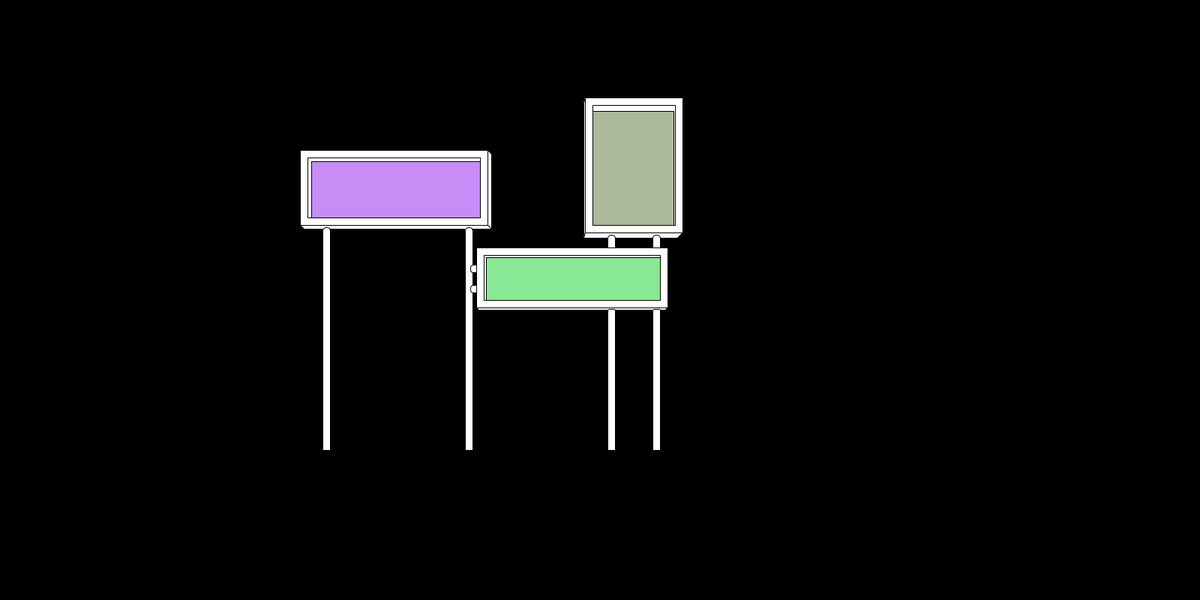
Frame 1 (no input)
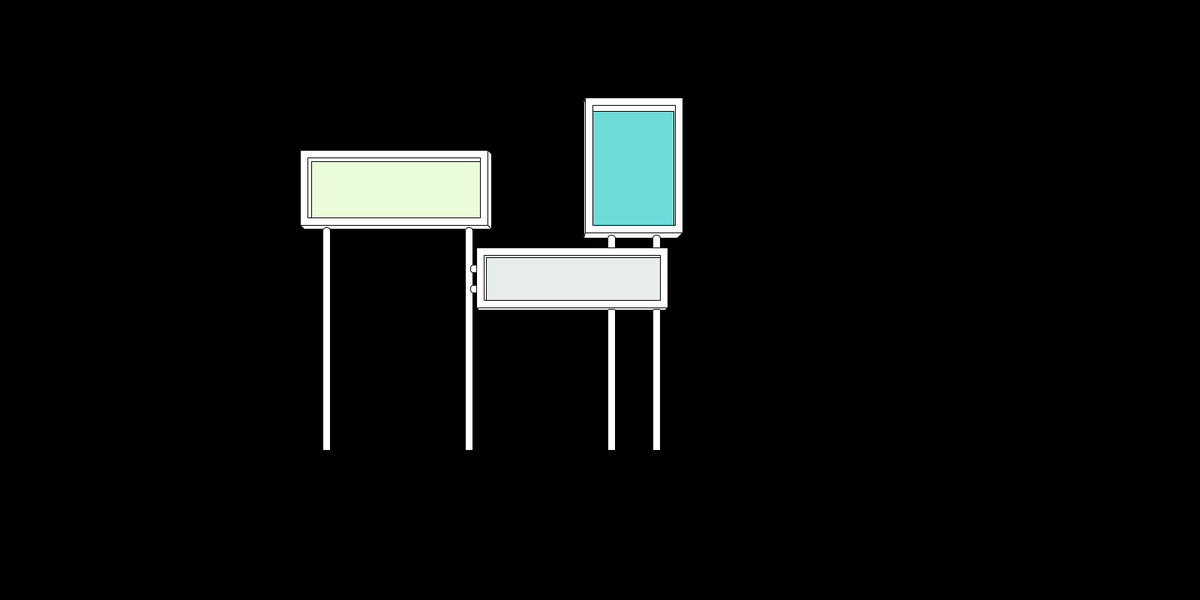
Frame 60 (the mouse pressed at the canvas centre just before this capture)
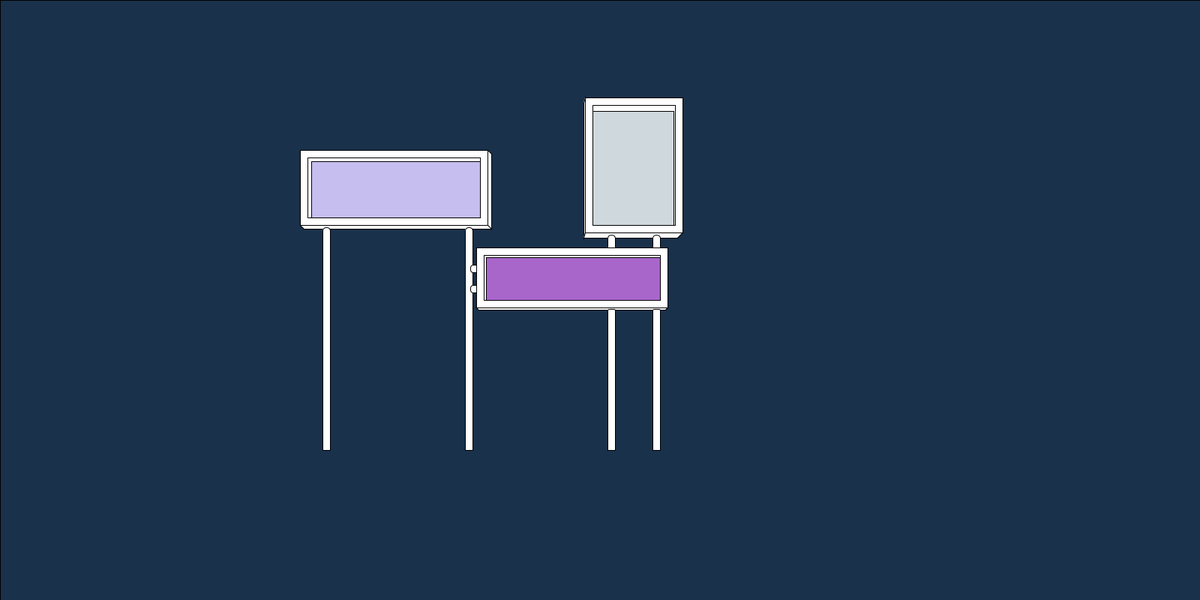
Frame 120 (the mouse held since frame 60 and released just before this capture)

The Processing sketch that drew these frames (run headless with seeded random() and noise(); from frame 60 on, the mouse is pressed at the canvas centre):

// Processing sketch: processing_163770
// ── processing_163770.pde

void setup() {
  size(1600, 800);
  //background(50,98,150);
  frameRate(20);
}

void draw() {
  rectMode(CORNER);
  background(0);
  fill(50, 98, 150, map(mouseX, 0, 1600, 0, 255));
  rect(0, 0, 1600, 800);
  //noStroke();

  fill(255);

  //left
  quad(650, 200, 655, 205, 655, 305, 650, 300);
  quad(400, 300, 650, 300, 655, 305, 405, 305);
  rect(400, 200, 250, 100);
  rect(410, 210, 230, 80);

  fill(random(100, 255), random(100, 255), random(100, 255));

  rect(415, 215, 225, 75);

  fill(255);


  //pipe
  rect(430, 303, 10, 297, 5, 5, 0, 0);
  rect(620, 303, 10, 297, 5, 5, 0, 0);
  rect(627, 353, 8, 10, 5, 0, 0, 5);
  rect(627, 380, 8, 10, 5, 0, 0, 5);


  //center
  quad(635, 410, 890, 410, 887, 413, 638, 413);
  rect(635, 330, 255, 80);
  rect(645, 340, 235, 60);

  fill(random(100, 255), random(100, 255), random(100, 255));

  rect(648, 343, 232, 57);

  fill(255);

  //pipe
  rect(810, 412, 10, 188, 2, 2, 0, 0);
  rect(870, 412, 10, 188, 2, 2, 0, 0);

  //right
  quad(780, 130, 778, 137, 778, 317, 780, 310);
  quad(780, 310, 910, 310, 903, 317, 778, 317);
  rect(780, 130, 130, 180);
  rect(790, 140, 110, 160);

  fill(random(100, 255), random(100, 255), random(100, 255));

  rect(790, 148, 108, 152);

  fill(255);
  //pipe
  rect(810, 313, 10, 17, 5, 5, 0, 0);
  rect(870, 313, 10, 17, 5, 5, 0, 0);
}

//map(input,0,12345678,x1,x2)
